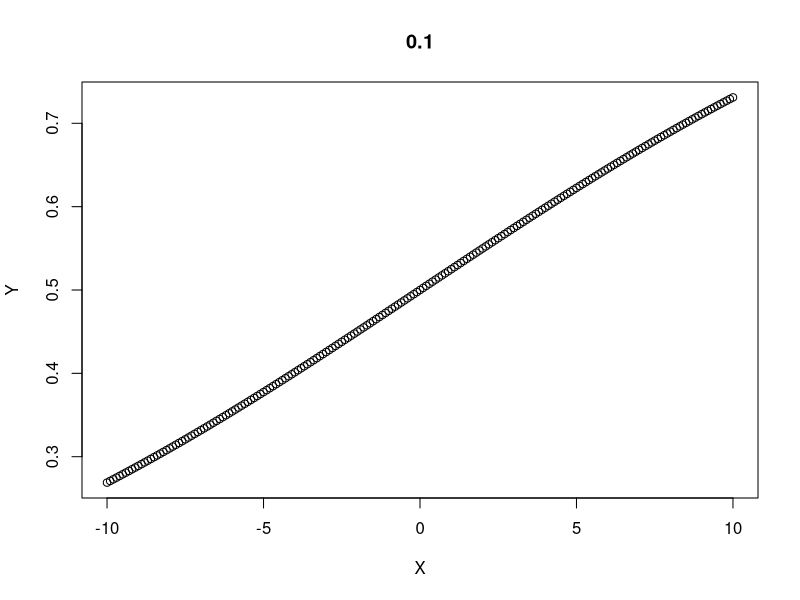
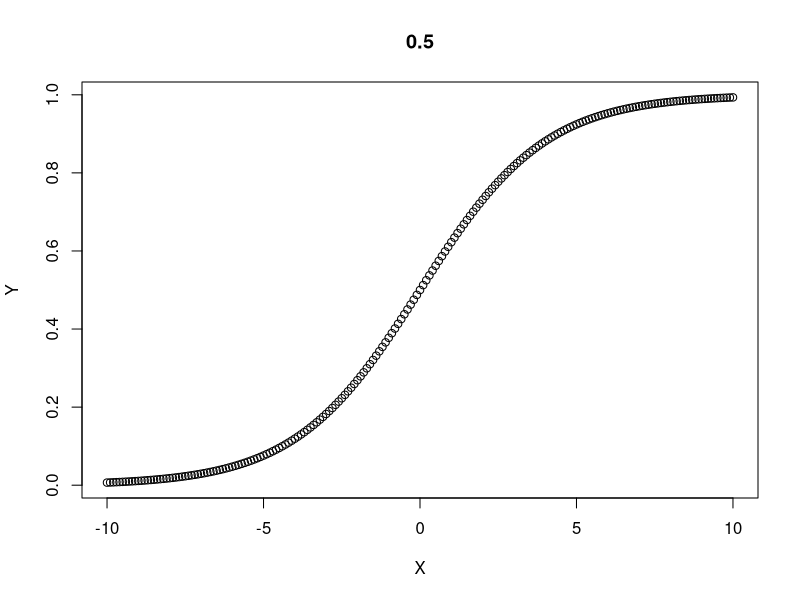
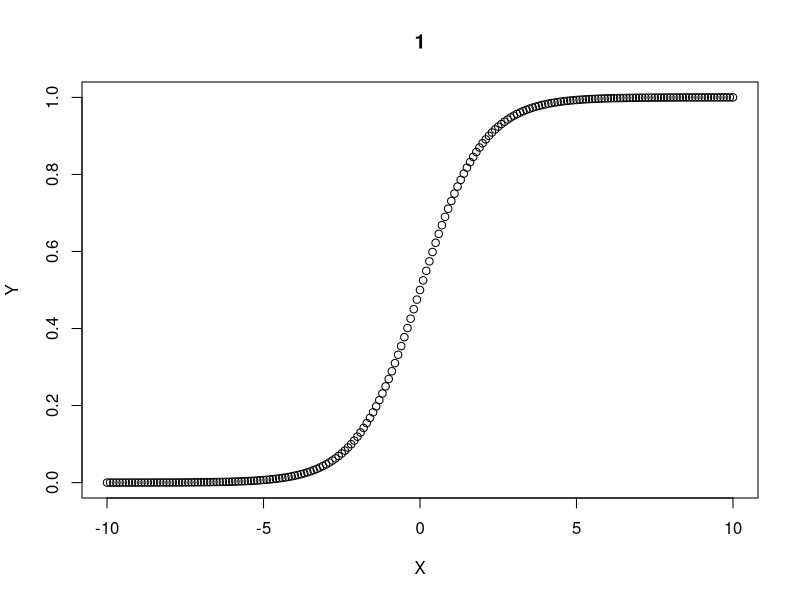
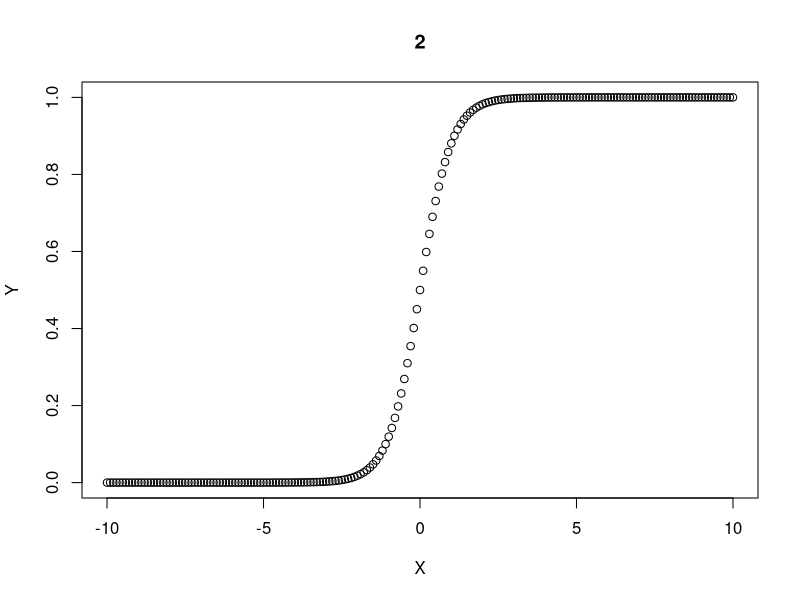
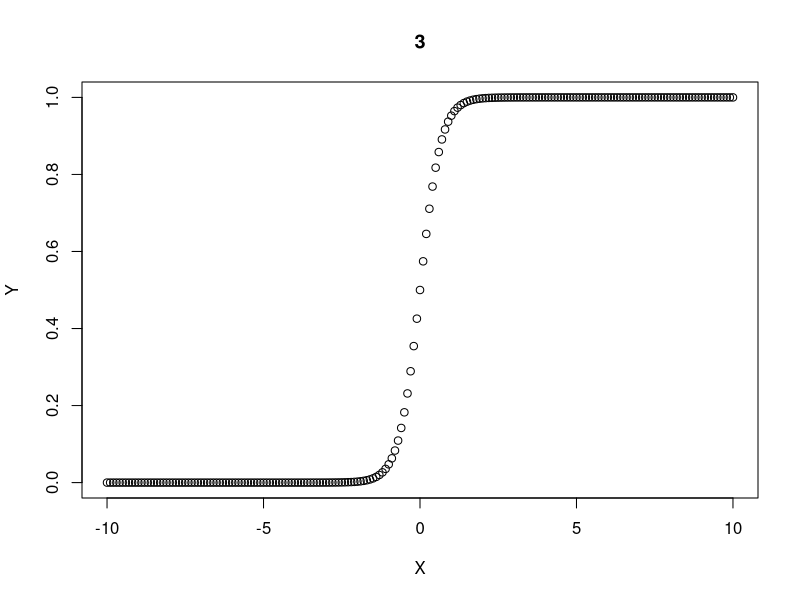
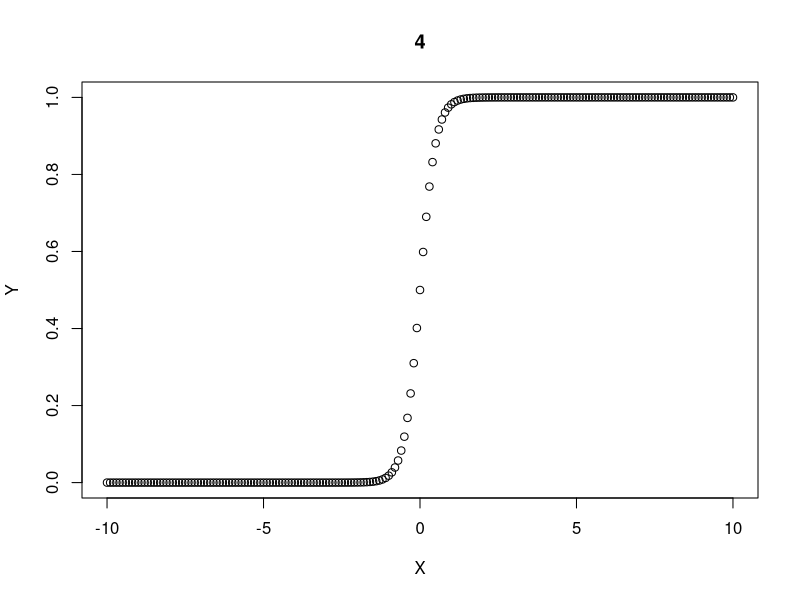
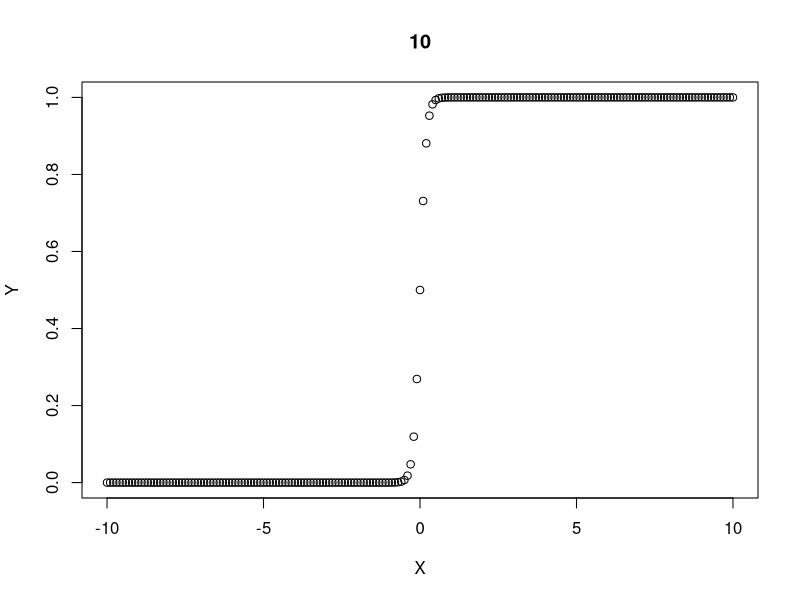

Generate these figures, in order, with R:
## ---- chunk 1
softmax <- function (X, Beta) {
  1/(1 + exp(-Beta*X))
}
a <-1
print(a)

## ---- chunk 2
Text <- "Beta and Softmax function"
print(Text)
X    <- seq(-10, 10, by = 0.1)
Beta <- 0.1
Y    <- softmax(X, Beta)
plot(X,Y)
title(Beta)

Beta <- 0.5
Y    <- softmax(X, Beta)
plot(X,Y)
title(Beta)

Beta <- 1
Y    <- softmax(X, Beta)
plot(X,Y)
title(Beta)

Beta <- 2
Y    <- softmax(X, Beta)
# par(new =T)
plot(X,Y)
title(Beta)

Beta <- 3
Y    <- softmax(X, Beta)
# par(new =T)
plot(X,Y)
title(Beta)

Beta <- 4
Y    <- softmax(X, Beta)
# par(new =T)
plot(X,Y)
title(Beta)


Beta <- 10
Y    <- softmax(X, Beta)
# par(new =T)
plot(X,Y)
title(Beta)

